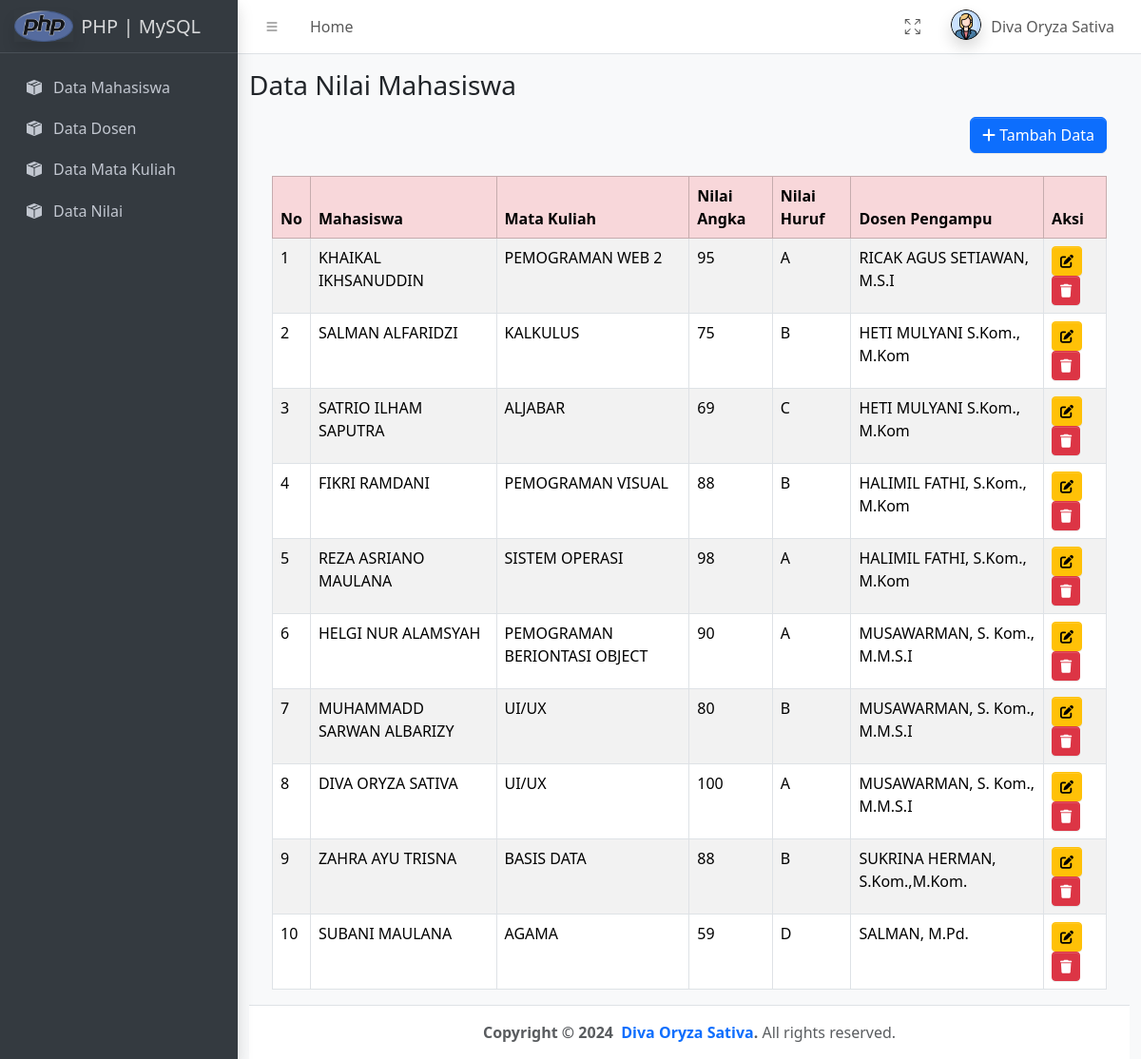
/nilai/index.php (signed in), run on the app's committed database.
### tables this page shows
CREATE TABLE `tbl_nilai` (
  `id_nilai` int(11) NOT NULL,
  `nilai` double DEFAULT NULL,
  `nilaiHuruf` char(1) DEFAULT NULL,
  `kodeMatkul` varchar(10) DEFAULT NULL,
  `nim` int(11) DEFAULT NULL,
  `nidn` int(11) DEFAULT NULL
);

CREATE TABLE `tbl_mahasiswa` (
  `nim` int(11) NOT NULL,
  `nama` varchar(120) DEFAULT NULL,
  `prodi` varchar(120) DEFAULT NULL,
  `angkatan` int(11) DEFAULT NULL,
  `email` char(50) DEFAULT NULL
);

CREATE TABLE `tbl_matkul` (
  `kodeMatkul` varchar(10) NOT NULL,
  `namaMatkul` varchar(120) DEFAULT NULL,
  `sks` int(11) DEFAULT NULL,
  `nidn` int(11) DEFAULT NULL
);

CREATE TABLE `tbl_dosen` (
  `nidn` int(11) NOT NULL,
  `nama` varchar(120) DEFAULT NULL,
  `prodi` varchar(120) DEFAULT NULL,
  `email` char(50) DEFAULT NULL
);

### nilai/index.php (the view, shortened to what this page needs)
<?php
include ('../komponen/koneksi.php');
include ('../komponen/header.php');
include ('../komponen/topbar.php');
include ('../komponen/sidebar.php');
?>
<div class="container">
    <h3 class="mb-3 mt-3">Data Nilai Mahasiswa</h3>
    <div class="d-flex justify-content-end mb-3 me-4">
        <a href="tambah.php" class="btn btn-primary">
            <i class="fas fa-plus"></i> Tambah Data
        </a>
    </div>
    <div class="mt-4 ms-4 me-4">
    <table class="table table-bordered table-striped">
        <thead class="table-danger">
            <tr>
                <th>No</th>
                <th>Mahasiswa</th>
                <th>Mata Kuliah</th>
                <th>Nilai Angka</th>
                <th>Nilai Huruf</th>
                <th>Dosen Pengampu</th>
                <th>Aksi</th>
            </tr>
        </thead>
        <tbody>
            <?php
            $i = 1;
            $data = mysqli_query($koneksi, "SELECT
                n.id_nilai,
                n.nilai,
                n.nilaiHuruf,
                mhs.nama AS namaMahasiswa,
                mk.namaMatkul AS namaMatkul,
                d.nama AS namaDosen
            FROM tbl_nilai n
            JOIN tbl_mahasiswa mhs ON n.nim = mhs.nim
            JOIN tbl_matkul mk ON n.kodeMatkul = mk.kodeMatkul
            JOIN tbl_dosen d ON n.nidn = d.nidn
            ");
            while ($row = mysqli_fetch_array($data)) { ?>
                <tr>
                    <td><?= $i; ?></td>
                    <td><?= $row['namaMahasiswa']; ?></td>
                    <td><?= $row['namaMatkul']; ?></td>
                    <td><?= $row['nilai']; ?></td>
                    <td><?= $row['nilaiHuruf']; ?></td>
                    <td><?= $row['namaDosen']; ?></td>
                    <td>
                        <a href="edit.php?id_nilai=<?= $row['id_nilai']; ?>" class="btn btn-warning btn-sm">
                            <i class="fas fa-edit"></i>
                        </a>
                        <a href="hapus.php?id_nilai=<?= $row['id_nilai']; ?>" onclick="return confirm('Yakin hapus data ini?')" class="btn btn-danger btn-sm">
                           <i class="fas fa-trash"></i>
                        </a>
                </tr>
            <?php
            $i++;
        } ?>
        </tbody>
    </table>
</div>
<?php
include ('../komponen/footer.php');
?>

### data on the page
tbl_nilai: nim.nama "KHAIKAL IKHSANUDDIN", kodeMatkul.namaMatkul "PEMOGRAMAN WEB 2", nilai "95", nilaiHuruf "A", nidn.nama "RICAK AGUS SETIAWAN, M.S.I"
tbl_nilai: nim.nama "SALMAN ALFARIDZI", kodeMatkul.namaMatkul "KALKULUS", nilai "75", nilaiHuruf "B", nidn.nama "HETI MULYANI S.Kom., M.Kom"
tbl_nilai: nim.nama "SATRIO ILHAM SAPUTRA", kodeMatkul.namaMatkul "ALJABAR", nilai "69", nilaiHuruf "C", nidn.nama "HETI MULYANI S.Kom., M.Kom"
tbl_nilai: nim.nama "FIKRI RAMDANI", kodeMatkul.namaMatkul "PEMOGRAMAN VISUAL", nilai "88", nilaiHuruf "B", nidn.nama "HALIMIL FATHI, S.Kom., M.Kom"
tbl_nilai: nim.nama "REZA ASRIANO MAULANA", kodeMatkul.namaMatkul "SISTEM OPERASI", nilai "98", nilaiHuruf "A", nidn.nama "HALIMIL FATHI, S.Kom., M.Kom"
tbl_nilai: nim.nama "HELGI NUR ALAMSYAH", kodeMatkul.namaMatkul "PEMOGRAMAN BERIONTASI OBJECT", nilai "90", nilaiHuruf "A", nidn.nama "MUSAWARMAN, S. Kom., M.M.S.I"
tbl_nilai: nim.nama "MUHAMMADD SARWAN ALBARIZY", kodeMatkul.namaMatkul "UI/UX", nilai "80", nilaiHuruf "B", nidn.nama "MUSAWARMAN, S. Kom., M.M.S.I"
tbl_nilai: nim.nama "DIVA ORYZA SATIVA", kodeMatkul.namaMatkul "UI/UX", nilai "100", nilaiHuruf "A", nidn.nama "MUSAWARMAN, S. Kom., M.M.S.I"
tbl_nilai: nim.nama "ZAHRA AYU TRISNA", kodeMatkul.namaMatkul "BASIS DATA", nilai "88", nilaiHuruf "B", nidn.nama "SUKRINA HERMAN, S.Kom.,M.Kom."
tbl_nilai: nim.nama "SUBANI MAULANA", kodeMatkul.namaMatkul "AGAMA", nilai "59", nilaiHuruf "D", nidn.nama "SALMAN, M.Pd."
